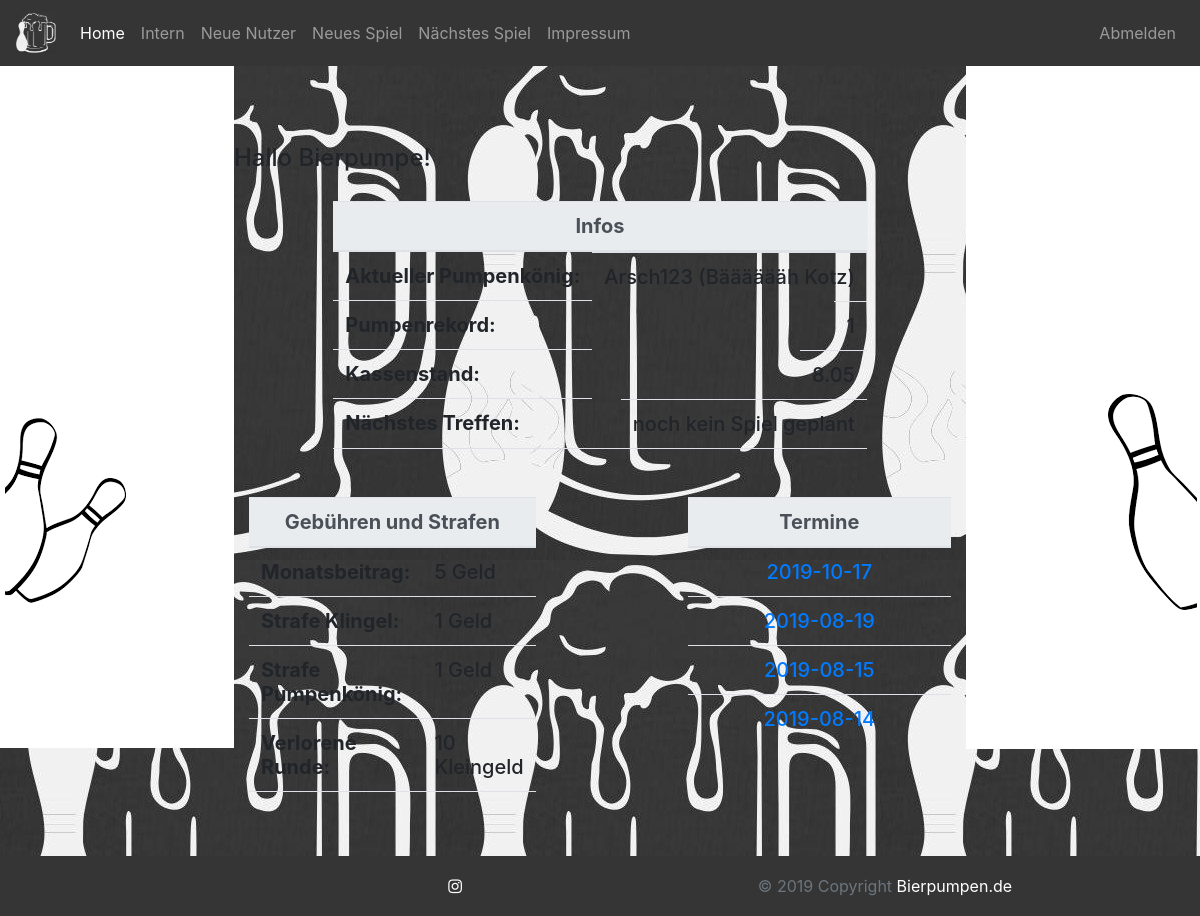
Screenshot of /membersarea.php (signed in) with the database file from the repository.
### tables this page shows
CREATE TABLE `games` (
  `id` int(11) NOT NULL,
  `date` date NOT NULL,
  `king` int(11) NOT NULL,
  `amount` int(11) NOT NULL,
  `nextGame` date DEFAULT NULL
);

CREATE TABLE `users` (
  `id` int(11) NOT NULL,
  `username` varchar(32) NOT NULL,
  `password` text NOT NULL,
  `email` varchar(64) NOT NULL,
  `firstname` varchar(64) NOT NULL,
  `lastname` varchar(64) NOT NULL,
  `isNew` int(1) NOT NULL,
  `isAdmin` int(1) NOT NULL
);

### objects/user.php (called while the page is built, shortened)
<?php
class User {
  private static $table_name = "users";
  private $username;
  private $firstname;
  private $lastname;
  public static function readPumpKingAndGame($db) {
    $query = "SELECT * FROM " . Game::$table_name . " AS t1 LEFT JOIN " . User::$table_name . " AS t2
            on t1.king = t2.id where t1.king IS NOT NULL ORDER BY t1.amount, t1.date DESC LIMIT 0,1";
    $stmt = $db->prepare($query);
    $stmt->execute();
    $kingAndGame = array();
    $row = $stmt->fetch(PDO::FETCH_ASSOC);
    $user = new User($db);
    $kingAndGame[] = $user;
    $game = new Game($db);
    $kingAndGame[] = $game;
    return $kingAndGame;
  }
  public function getFirstname() {
    return $this->firstname;
  }
  public function setFirstname($newFirstname) {
    $this->firstname = htmlspecialchars(strip_tags($newFirstname));
  }
  public function getLastname() {
    return $this->lastname;
  }
  public function setLastname($newLastname) {
    $this->lastname = htmlspecialchars(strip_tags($newLastname));
  }
  public function getUsername() {
    return $this->username;
  }
  public function setUsername($newUsername) {
    $this->username = htmlspecialchars(strip_tags($newUsername));
  }
}
?>

### objects/game.php (called while the page is built, shortened)
<?php
class Game {
  public static $table_name = "games";
  private $date;
  private $amount;
  private $nextGame;
  public static function readLast($db) {
    $query = "SELECT * from " . Game::$table_name . " ORDER BY date DESC LIMIT 0,1";
    $stmt = $db->prepare($query);
    $stmt->execute();
    $count = $stmt->rowCount();
    $row = $stmt->fetch(PDO::FETCH_ASSOC);
    $game = new Game($db);
    return $game;
  }
  public static function readAll($db) {
    $query = "SELECT * From " . Game::$table_name . " ORDER BY date DESC";
    $stmt = $db->prepare($query);
    $stmt->execute();
    $game_array = array();
    while ($row = $stmt->fetch(PDO::FETCH_ASSOC)){
      $game = new Game($db);
      $game_array[] = $game;
    }
    return $game_array;
  }
  public function getDate() {
    return $this->date;
  }
  public function setDate($newDate) {
    $this->date = htmlspecialchars(strip_tags($newDate));
  }
  public function getAmount() {
    return $this->amount;
  }
  public function setAmount($newAmount) {
    $this->amount = htmlspecialchars(strip_tags($newAmount));
  }
  public function getNextGame() {
    return $this->nextGame;
  }
  public function setNextGame($newNextGame) {
    $this->nextGame = htmlspecialchars(strip_tags($newNextGame));
  }
}
?>

### objects/bill.php (called while the page is built, shortened)
<?php
class Bill {
  private static $table_name = "bills";
  public static function readBalance($db) {
    $query = "SELECT SUM(amount) AS balance FROM " . Bill::$table_name . " WHERE paid=true";
    $stmt = $db->prepare($query);
    $stmt->execute();
    $count = $stmt->rowCount();
    $row = $stmt->fetch(PDO::FETCH_ASSOC);
    $balance = $row['balance'];
    return $balance;
  }
}
?>

### membersarea.php (the view, shortened to what this page needs)
<?php
include_once $_SERVER["DOCUMENT_ROOT"] . '/Kegeln/objects/session.php';
include_once $_SERVER["DOCUMENT_ROOT"] . '/Kegeln/objects/game.php';
include_once $_SERVER["DOCUMENT_ROOT"] . '/Kegeln/objects/bill.php';
  include_once $_SERVER["DOCUMENT_ROOT"] . '/Kegeln/header.php';
  $games = Game::readAll($db);
  $pumpKingAndGame = User::readPumpKingAndGame($db);
  $pumpKingUser = $pumpKingAndGame[0];
  $pumpKingGame = $pumpKingAndGame[1];
  $balance = Bill::readBalance($db);
?>
<div class="d-none d-sm-block">
  <div class="justify-content-left" style="padding-top:30px">
    <h4>Hallo Bierpumpe! </h4>
  </div>
  <div class="row justify-content-center" style="padding-top:20px">
    <h5>
      <table class="table">
        <thead class="thead-light">
          <tr>
            <th scope="col" colspan="2" class="text-center">Infos</th>
          </tr>
        </thead>
        <tbody>
          <tr>
            <th scope="row">Aktueller Pumpenkönig:</th>
            <td class="pull-right"><?php echo $pumpKingUser->getUsername() . " (" . $pumpKingUser->getFirstname() . " " . $pumpKingUser->getLastname() . ")"; ?></td>
          </tr>
          <tr>
            <th scope="row">Pumpenrekord:</th>
            <td class="pull-right"><?php echo $pumpKingGame->getAmount(); ?></td>
          </tr>
          <tr>
            <th scope="row">Kassenstand:</th>
            <td class="pull-right"><?php echo $balance; ?></td>
          </tr>
          <tr>
            <th scope="row">Nächstes Treffen:</th>
            <td class="pull-right">
              <?php
                $game = Game::readLast($db);
                if(!$game->getNextGame()==NULL){
                  echo $game->getNextGame();
                } else {
                  echo "noch kein Spiel geplant";
                }
              ?>
            </td>
          </tr>
          <tr>
            <td colspan="2" class="text-center"></td>
          </tr>
        </tbody>
      </table>
    </h5>
  </div>
  <div class="row justify-content-center">
    <div class="col-sm">
      <h5>
        <table class="table">
          <thead class="thead-light">
            <tr>
              <th scope="col" colspan="2" class="text-center">Gebühren und Strafen</th>
            </tr>
          </thead>
          <tbody>
            <tr>
              <th scope="row">Monatsbeitrag:</th>
              <td>5 Geld</td>
            </tr>
            <tr>
              <th scope="row">Strafe Klingel:</th>
              <td>1 Geld</td>
            </tr>
            <tr>
              <th scope="row">Strafe Pumpenkönig:</th>
              <td>1 Geld</td>
            </tr>
            <tr>
              <th scope="row">Verlorene Runde:</th>
              <td>10 Kleingeld</td>
            </tr>
            <tr>
              <td colspan="2" class="text-center"></td>
            </tr>
          </tbody>
        </table>
      </h5>
    </div>
    <div class="col-sm-2 d-none d-md-block">
    </div>
    <div class="col-sm">
      <h5>
        <table class="table">
          <thead class="thead-light">
            <tr>
              <th scope="col" colspan="2" class="text-center">Termine</th>
            </tr>
          </thead>
          <tbody>
            <?php
            foreach ($games as $game) {
              ?>
              <tr>
                <td colspan="2" class="text-center"><a href="membersarea.php?date=<?php echo $game->getDate() ;?>"><?php echo $game->getDate() ;?></a></td>
              </tr>
              <?php
            }
            ?>
          </tbody>
        </table>
      </h5>
    </div>
  </div>
</div>
<?php
include_once $_SERVER["DOCUMENT_ROOT"] . '/Kegeln/footer.php';
?>

### css/style.css (style rules this page uses)
html { position: relative; min-height: 100%; }
body { margin-bottom: 60px; background-image: url('media/beer.jpg'); }

### rows the page displays
games: king.username "Arsch123", king.firstname "Bääääääh", king.lastname "Kotz", amount "1", date "2019-08-14"
games: date "2019-10-17"
games: date "2019-08-19"
games: date "2019-08-15"

### other values shown
$balance "8.05"
